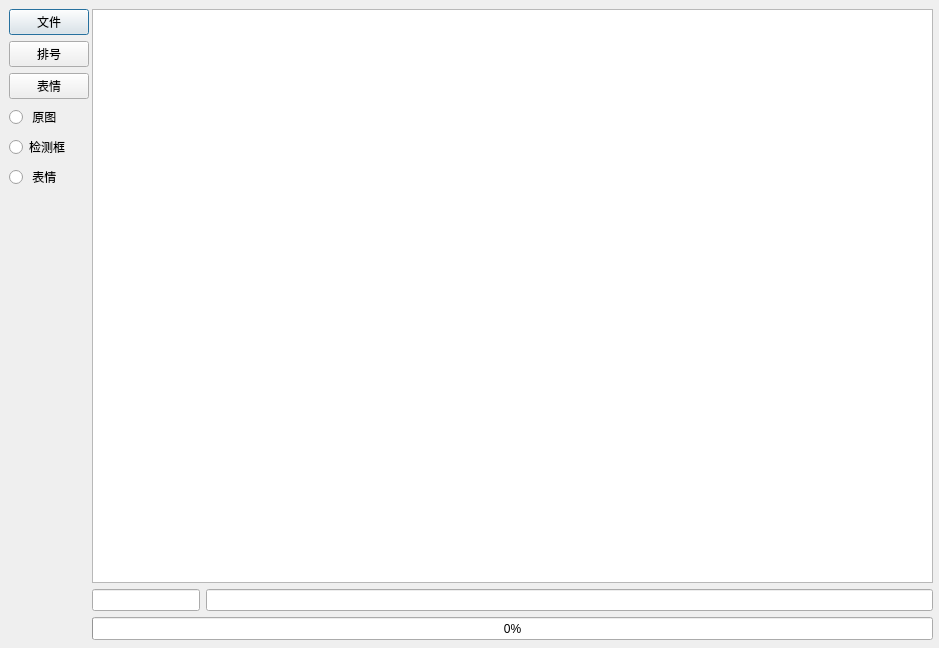
<?xml version="1.0" encoding="UTF-8"?>
<ui version="4.0">
 <class>Dialog</class>
 <widget class="QDialog" name="Dialog">
  <property name="windowModality">
   <enum>Qt::WindowModal</enum>
  </property>
  <property name="geometry">
   <rect>
    <x>0</x>
    <y>0</y>
    <width>939</width>
    <height>648</height>
   </rect>
  </property>
  <property name="sizePolicy">
   <sizepolicy hsizetype="Fixed" vsizetype="Fixed">
    <horstretch>0</horstretch>
    <verstretch>0</verstretch>
   </sizepolicy>
  </property>
  <property name="maximumSize">
   <size>
    <width>939</width>
    <height>648</height>
   </size>
  </property>
  <property name="windowTitle">
   <string>集体照系统</string>
  </property>
  <widget class="QWidget" name="layoutWidget">
   <property name="geometry">
    <rect>
     <x>9</x>
     <y>9</y>
     <width>97</width>
     <height>631</height>
    </rect>
   </property>
   <layout class="QVBoxLayout" name="verticalLayout_4">
    <item>
     <widget class="QPushButton" name="file_button">
      <property name="sizePolicy">
       <sizepolicy hsizetype="Fixed" vsizetype="Fixed">
        <horstretch>0</horstretch>
        <verstretch>0</verstretch>
       </sizepolicy>
      </property>
      <property name="text">
       <string>文件</string>
      </property>
     </widget>
    </item>
    <item>
     <widget class="QPushButton" name="order_button">
      <property name="sizePolicy">
       <sizepolicy hsizetype="Fixed" vsizetype="Fixed">
        <horstretch>0</horstretch>
        <verstretch>0</verstretch>
       </sizepolicy>
      </property>
      <property name="text">
       <string>排号</string>
      </property>
     </widget>
    </item>
    <item>
     <widget class="QPushButton" name="emotion_button">
      <property name="sizePolicy">
       <sizepolicy hsizetype="Fixed" vsizetype="Fixed">
        <horstretch>0</horstretch>
        <verstretch>0</verstretch>
       </sizepolicy>
      </property>
      <property name="text">
       <string>表情</string>
      </property>
     </widget>
    </item>
    <item>
     <widget class="QRadioButton" name="radioButton_ori">
      <property name="text">
       <string> 原图</string>
      </property>
     </widget>
    </item>
    <item>
     <widget class="QRadioButton" name="radioButton_order">
      <property name="text">
       <string>检测框</string>
      </property>
     </widget>
    </item>
    <item>
     <widget class="QRadioButton" name="radioButton_emotion">
      <property name="text">
       <string> 表情</string>
      </property>
     </widget>
    </item>
    <item>
     <widget class="QLabel" name="placeholder">
      <property name="sizePolicy">
       <sizepolicy hsizetype="Fixed" vsizetype="Preferred">
        <horstretch>0</horstretch>
        <verstretch>0</verstretch>
       </sizepolicy>
      </property>
      <property name="text">
       <string/>
      </property>
     </widget>
    </item>
   </layout>
  </widget>
  <widget class="QWidget" name="layoutWidget">
   <property name="geometry">
    <rect>
     <x>92</x>
     <y>9</y>
     <width>841</width>
     <height>631</height>
    </rect>
   </property>
   <layout class="QVBoxLayout" name="verticalLayout">
    <property name="sizeConstraint">
     <enum>QLayout::SetDefaultConstraint</enum>
    </property>
    <item>
     <widget class="QGraphicsView" name="graphicsView">
      <property name="sizePolicy">
       <sizepolicy hsizetype="Expanding" vsizetype="Expanding">
        <horstretch>0</horstretch>
        <verstretch>0</verstretch>
       </sizepolicy>
      </property>
     </widget>
    </item>
    <item>
     <layout class="QHBoxLayout" name="horizontalLayout_2">
      <item>
       <widget class="QLineEdit" name="user_name">
        <property name="sizePolicy">
         <sizepolicy hsizetype="Fixed" vsizetype="Fixed">
          <horstretch>0</horstretch>
          <verstretch>0</verstretch>
         </sizepolicy>
        </property>
       </widget>
      </item>
      <item>
       <widget class="QLineEdit" name="user_info"/>
      </item>
     </layout>
    </item>
    <item>
     <widget class="QProgressBar" name="progressBar">
      <property name="sizePolicy">
       <sizepolicy hsizetype="Expanding" vsizetype="Expanding">
        <horstretch>0</horstretch>
        <verstretch>0</verstretch>
       </sizepolicy>
      </property>
      <property name="maximumSize">
       <size>
        <width>16777215</width>
        <height>23</height>
       </size>
      </property>
      <property name="value">
       <number>0</number>
      </property>
     </widget>
    </item>
   </layout>
  </widget>
 </widget>
 <resources/>
 <connections/>
</ui>
